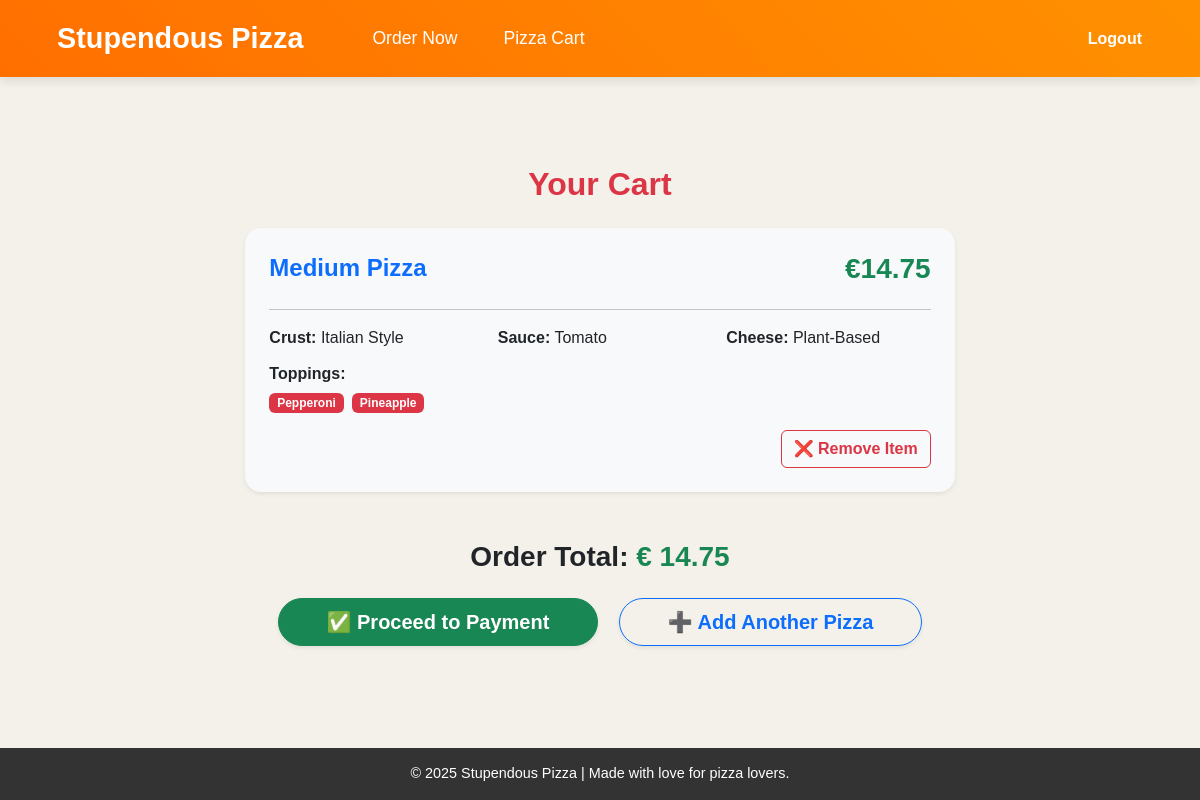
The page /pizza_cart/ (signed in) on the database its author committed.
### Pizza_App/models.py (models this page shows, shortened)
class Pizza(models.Model):
    id = models.AutoField(primary_key=True)
    size = models.ForeignKey(Size, on_delete=models.CASCADE)
    crust = models.ForeignKey(Crust, on_delete=models.CASCADE)
    sauce = models.ForeignKey(Sauce, on_delete=models.CASCADE)
    topping = models.ManyToManyField(Topping, blank=True)
    cheese = models.ForeignKey(Cheese, on_delete=models.CASCADE)
    def Total_Price(self):
        toppings = sum(t.price for t in self.topping.all())
        pricing = self.size.price + self.crust.price + self.sauce.price + toppings + self.cheese.price
        return f"{pricing:.2f}"

class Size(models.Model):
    id = models.AutoField(primary_key=True)
    size = models.CharField(max_length=50, default="Small")
    price = models.FloatField(default=9.50)
    def __str__(self):
        return self.size

class Topping(models.Model):
    id = models.AutoField(primary_key=True)
    topping = models.CharField(max_length=50)
    price = models.FloatField()

class Crust(models.Model):
    id = models.AutoField(primary_key=True)
    crust = models.CharField(max_length=50, default="Normal")
    price = models.FloatField(default=0)
    def __str__(self):
        return self.crust

class Sauce(models.Model):
    id = models.AutoField(primary_key=True)
    sauce = models.CharField(max_length=50, default="Tomato")
    price = models.FloatField(default=0.50)
    def __str__(self):
        return self.sauce

class Cheese(models.Model):
    id = models.AutoField(primary_key=True)
    cheese = models.CharField(max_length=50, default="Mozarella")
    price = models.FloatField(default=0.5)
    def __str__(self):
        return self.cheese

### Pizza_App/views.py (the view)
# urls.py: path('pizza_cart/', views.cart, name="cart"),
@login_required
def cart(request):
    cart, creation = Cart.objects.get_or_create(user=request.user)
    All_pizzas = cart.pizzas.all()
    total = cart.total_price()
    if request.method == "POST":
        return redirect("payment")
    return render(request, 'cart.html', {"cart": cart, "pizzas": All_pizzas, 'total': total})

### Pizza_App/models.py (called while the page is built)
    def total_price(self):
        return f"{sum(float(pizza.Total_Price()) for pizza in self.pizzas.all()): .2f}"

### Pizza_App/templates/cart.html (shortened to what this page needs)
{% extends 'base.html' %}
{% block content %}
<div class="container mt-5">
    {% if pizzas %}
        <h2 class="text-center text-danger fw-bold mb-4">Your Cart</h2>
        <div class="row justify-content-center">
            {% for pizza in pizzas %}
            <div class="col-md-8 mb-4">
                <div class="card shadow-sm border-0 rounded-4 p-4 bg-light">
                    <div class="d-flex justify-content-between align-items-center">
                        <h4 class="fw-bold text-primary">{{ pizza.size }} Pizza</h4>
                        <h3 class="text-success fw-bold">€{{ pizza.Total_Price }}</h3>
                    </div>
                    <hr>
                    <div class="row">
                        <div class="col-md-4">
                            <p class="mb-1"><strong>Crust:</strong> {{ pizza.crust }}</p>
                        </div>
                        <div class="col-md-4">
                            <p class="mb-1"><strong>Sauce:</strong> {{ pizza.sauce }}</p>
                        </div>
                        <div class="col-md-4">
                            <p class="mb-1"><strong>Cheese:</strong> {{ pizza.cheese }}</p>
                        </div>
                    </div>
                    <div class="mt-2">
                        <strong>Toppings:</strong>
                        <div class="mt-1">
                            {% if pizza.topping.all %}
                                {% for topping in pizza.topping.all %}
                                    <span class="badge bg-danger me-1">{{ topping.topping }}</span>
                                {% endfor %}
                            {% else %}
                                <span class="badge bg-dark">No toppings</span>
                            {% endif %}
                        </div>
                    </div>
                    <div class="mt-3 text-end">
                        <form action="{% url 'removed_from_cart' pizza.id %}" method="POST">
                            <button type="submit" class="btn btn-outline-danger fw-bold">
                                ❌ Remove Item
                            </button>
                        </form>
                    </div>
                </div>
            </div>
            {% endfor %}
        </div>
        <div class="text-center mt-4">
            <h3 class="fw-bold text-dark"> Order Total: <span class="text-success">€{{ total }}</span></h3>
        </div>
        <div class="text-center mt-4">
            <form method="POST" class="d-inline">
                <button type="submit" class="btn btn-lg btn-success fw-bold rounded-pill shadow-sm px-5">
                    ✅ Proceed to Payment
                </button>
            </form>
            <a href="{% url 'order' %}" class="btn btn-lg btn-outline-primary fw-bold rounded-pill shadow-sm px-5 ms-3">
                ➕ Add Another Pizza
            </a>
        </div>
    {% endif %}
</div>
{% endblock %}

### Pizza_App/templates/base.html (style rules this page uses)
body { font-family: 'Poppins', Arial, sans-serif; background-color: #f4f1ea; color: #333; display: flex; flex-direction: column; min-height: 100vh; }

### rows shown on the page
Pizza: size "Medium", Total_Price "14.75", crust "Italian Style", sauce "Tomato", cheese "Plant-Based"
Topping: topping "Pepperoni"
Topping: topping "Pineapple"

### other values the page prints
{{ total }} "14.75"
